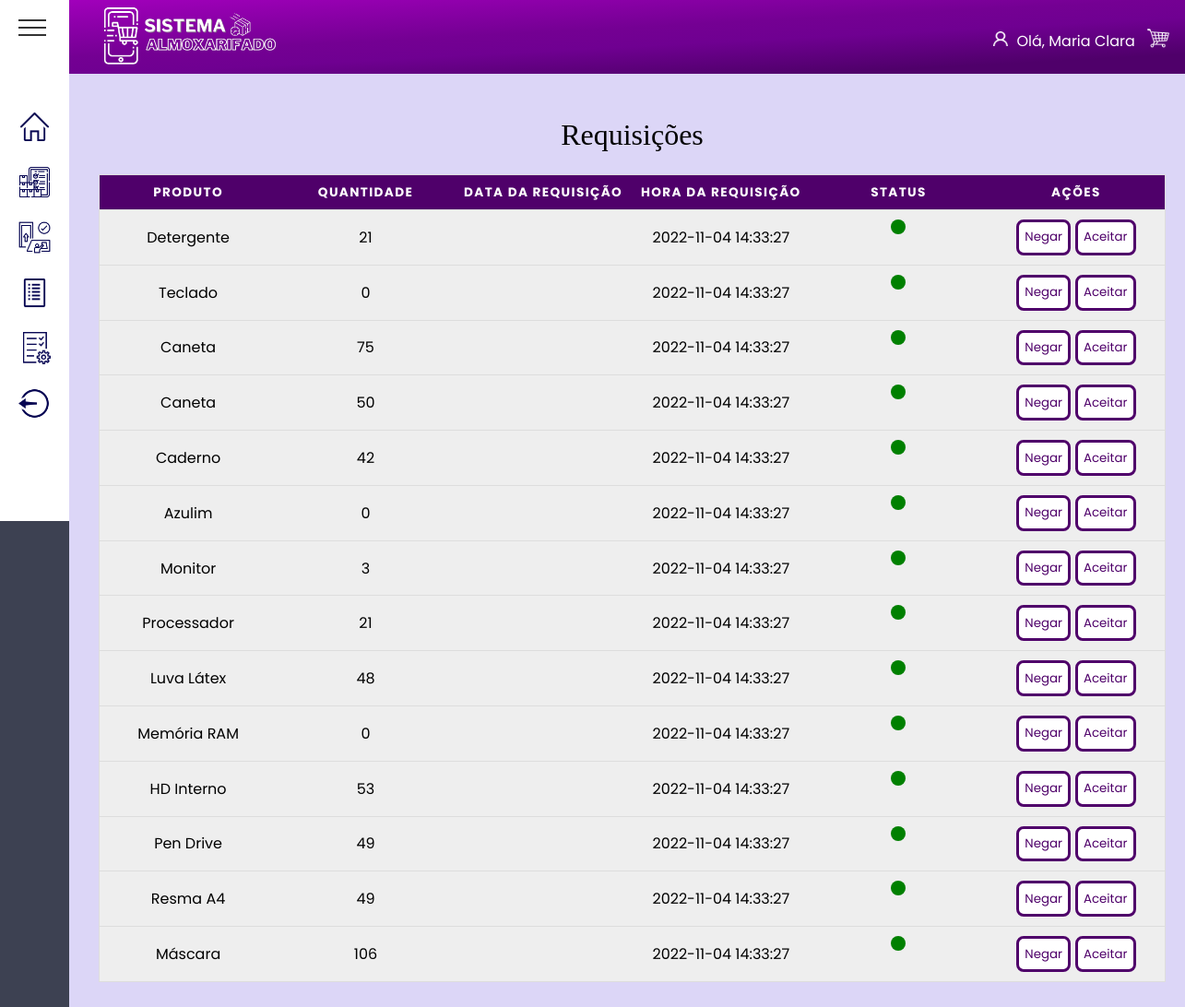
The app's page /View/Pages/Admin/requisicoes.php (signed in) with its own data.
### tables this page shows
create table produtoteste(
  nome_prod varchar (50),
  quantDisp integer,  
  id_categoria integer not null,
  id_disponibilidade integer not null,
  datacaworptura date,
  hora_cadastro TIMESTAMP DEFAULT CURRENT_TIMESTAMP,
  id_marca integer not null,  
  modeloProduto varchar(50),  
  precoProduto double,
  
  id_prod integer auto_increment primary key,
  
  foreign key (id_categoria) references categorias (id_categoria),
  foreign key (id_disponibilidade) references disponibilidade (id_disponibilidade)
);

### View/Pages/Admin/requisicoes.php (the view, shortened to what this page needs)
<?php
include_once dirname(__DIR__, 3) . '/banco.php';
?>
<!DOCTYPE html>
<html lang="pt-BR">
<head>
    <link rel="stylesheet" href="/final_php/assets/requisicoes.css">
    <link rel="stylesheet" href="/final_php/assets/template.css">
    <link rel="stylesheet" href="/final_php/assets/global.css">
</head>
<body>
    <?php include dirname(__DIR__, 3) . "/template/header.php"; ?>
    <?php include dirname(__DIR__, 3) . "/template/aside.php"; ?>
    <main class="main">
        <div class="container">
            <table>
                <caption>
                    Requisições
                </caption>
                <thead>
                    <tr>
                        <th scope="col">Produto</th>
                        <th scope="col">Quantidade</th>
                        <th scope="col">Data da requisição</th>
                        <th scope="col">Hora da requisição</th>
                        <th scope="col">Status</th>
                        <th scope="col">Ações</th>
                    </tr>
                </thead>
                <tbody>
                    <?php
                    $sql_consulta = mysqli_query($conn, "SELECT * FROM produtoteste");
                    while ($linhas = mysqli_fetch_array($sql_consulta)) { ?>
                        <tr class="tr">
                            <td data-label="Produto"><?= $linhas[0] ?></td>
                            <td data-label="Quantidade"><?= $linhas[1] ?></td>
                            <td data-label="Data"><?= $linhas[4] ?></td>
                            <td data-label="Hora"><?= $linhas[5] ?></td>
                            <td data-label="Status" class="status">
                                <div class="radius" id="statusGreen"></div>
                            </td>
                            <td data-label="Ações">
                                <button class="btnRequi">Negar</button>
                                <button class="btnRequi">Aceitar</button>
                            </td>
                       </tr>
                    <?php } ?>
                </tbody>
            </table>
        </div>
    </main>
</body>
</html>

### assets/requisicoes.css (style rules this page uses)
.container { padding: 2rem; }
table { flex-direction: column; border: 1px solid black; border-collapse: collapse; margin: 0; padding: 0; width: 100%; table-layout: fixed; }
table caption { font-size: 2em; font-family: ui-monospace; margin: 0.5em 0 0.75em; }
table tr { background-color: #eee; border: 1px solid #ddd; padding: 0.35em; }
table th, table td { padding: 0.625em; text-align: center; }
table th { font-size: 0.85em; letter-spacing: 0.1em; text-transform: uppercase; background-color: rgb(79, 0, 106); color: #fff; }
table tbody { width: 100%; }
.status { display: flex; justify-content: center; align-items: center; }
.radius { border-radius: 50%; width: 1rem; height: 1rem; flex-shrink: 0; }
#statusGreen { background-color: green; }

### assets/template.css (style rules this page uses)
body { overflow: hidden; display: grid; grid-template-columns: 1fr 25fr; grid-template-rows: 80px 1fr 80px; grid-template-areas: "aside header" "aside main" "aside footer"; height: 100vh; background: #DCD6F7; }
.main { grid-area: main; overflow-y: scroll; padding: 0 4rem 0 0; }

### assets/global.css (style rules this page uses)
* { margin: 0; padding: 0; box-sizing: border-box; font-family: "Josefin Sans", sans-serif; }
*, button, input { border: 0; background-color: none; font-size: -apple-system, system-ui, BlinkMacSystemFont, "Segoe UI", Roboto, "Helvetica Neue", Ubuntu, Arial, sans-serif; }

### template/aside.php (style rules this page uses)
* { margin: 0; padding: 0; box-sizing: border-box; font-family: 'Poppins', sans-serif; }

### View/Pages/Admin/requisicoes.php (style rules this page uses)
.btnRequi { background: #fff; color: rgb(79, 0, 106); padding: 0.4rem; border: 0.2rem solid rgb(79, 0, 106); border-radius: 0.5rem; transition: 0.5s; }

### records on screen
produtoteste: nome_prod "Detergente", quantDisp "21", hora_cadastro "2022-11-04 14:33:27"
produtoteste: nome_prod "Teclado", quantDisp "0", hora_cadastro "2022-11-04 14:33:27"
produtoteste: nome_prod "Caneta", quantDisp "75", hora_cadastro "2022-11-04 14:33:27"
produtoteste: nome_prod "Caneta", quantDisp "50", hora_cadastro "2022-11-04 14:33:27"
produtoteste: nome_prod "Caderno", quantDisp "42", hora_cadastro "2022-11-04 14:33:27"
produtoteste: nome_prod "Azulim", quantDisp "0", hora_cadastro "2022-11-04 14:33:27"
produtoteste: nome_prod "Monitor", quantDisp "3", hora_cadastro "2022-11-04 14:33:27"
produtoteste: nome_prod "Processador", quantDisp "21", hora_cadastro "2022-11-04 14:33:27"
produtoteste: nome_prod "Luva Látex", quantDisp "48", hora_cadastro "2022-11-04 14:33:27"
produtoteste: nome_prod "Memória RAM", quantDisp "0", hora_cadastro "2022-11-04 14:33:27"
produtoteste: nome_prod "HD Interno", quantDisp "53", hora_cadastro "2022-11-04 14:33:27"
produtoteste: nome_prod "Pen Drive", quantDisp "49", hora_cadastro "2022-11-04 14:33:27"
produtoteste: nome_prod "Resma A4", quantDisp "49", hora_cadastro "2022-11-04 14:33:27"
produtoteste: nome_prod "Máscara", quantDisp "106", hora_cadastro "2022-11-04 14:33:27"

### other values on screen
$_SESSION['username'] "Maria Clara"
